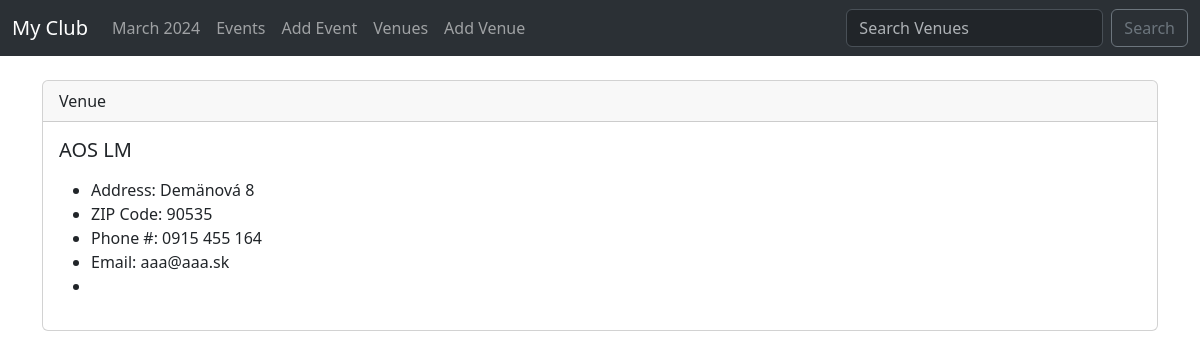
Screenshot of /show_venue/3 with the database file from the repository.
### events/models.py (models this page shows, shortened)
class Venue(models.Model):
    name = models.CharField('Venue Name', max_length=120)
    address = models.CharField(max_length=300)
    zip_code = models.IntegerField('Zip Code')
    phone = models.CharField('Contact Phone', max_length=25, blank=True)
    web = models.URLField('Website Address', blank=True)
    email_address = models.EmailField('Email Address', blank=True)

### events/views.py (the view)
# urls.py: path('show_venue/<venue_id>', views.show_venue, name="show-venue"),
def show_venue(request, venue_id):
    venue = Venue.objects.get(pk=venue_id)
    return render(request, 'events/show_venue.html', {
        'venue': venue,
    })

### events/templates/events/show_venue.html
{% extends 'events/base.html' %}
{% block content %}
    <div class="card">
        <div class="card-header">
            Venue
        </div>
        <div class="card-body">
            <h5 class="card-title">{{ venue.name }}</h5>
            <p class="card-text">
                <ul>
                    <li>Address: {{ venue.address }}</li>
                    <li>ZIP Code: {{ venue.zip_code }}</li>
                    <li>Phone #: {{ venue.phone }}</li>
                    <li>Email: {{ venue.email_address }}</li>
                    <li><a href="{{ venue.web }}">{{ venue.web }}</a></li>
                </ul>
            </p>
        </div>
{% endblock %}

### rows the page displays
Venue: name "AOS LM", address "Demänová 8", zip_code "90535", phone "0915 455 164", email_address "aaa@aaa.sk"
